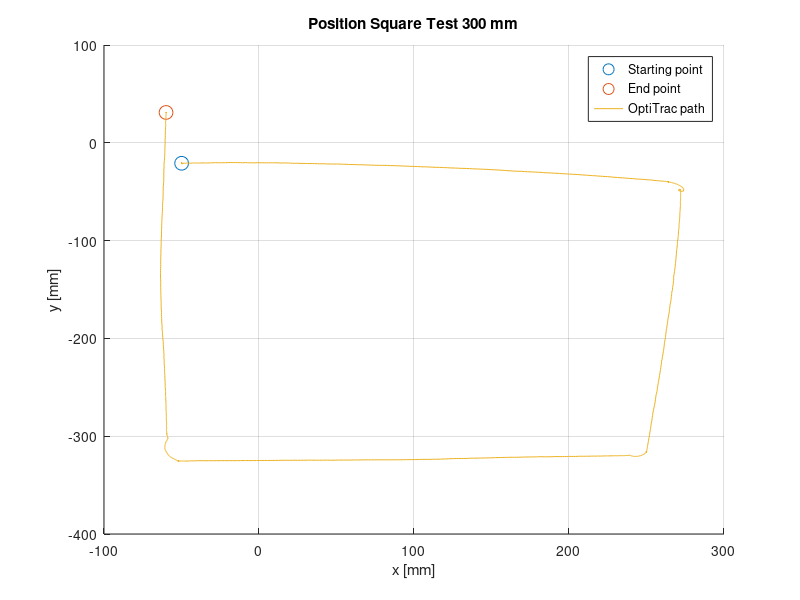

This chart was generated by the following MATLAB code:
fileID = fopen('SquareTest300_21032023.txt','r');


tline=fgetl(fileID);
%headers = strsplit(tline,','); kan brukes for å fjerne headers (fjerner
%første linje

formatSpec = '%f%f%f%f%f%f%f%f';
datacell = textscan(fileID,formatSpec,'Delimiter',',');
time = datacell{2};
X = datacell{6};
Z = datacell{7};
Y = datacell{8};

figure(1);
hold on;
plot(X(1,1),Y(1,1),'o','MarkerSize',10);
plot(X(end,1),Y(end,1),'o','MarkerSize',10);
plot(X,Y);
grid on;
title('Position Square Test 300 mm');
xlabel('x [mm]');
ylabel('y [mm]');
legend('Starting point','End point','OptiTrac path');
hold off;
